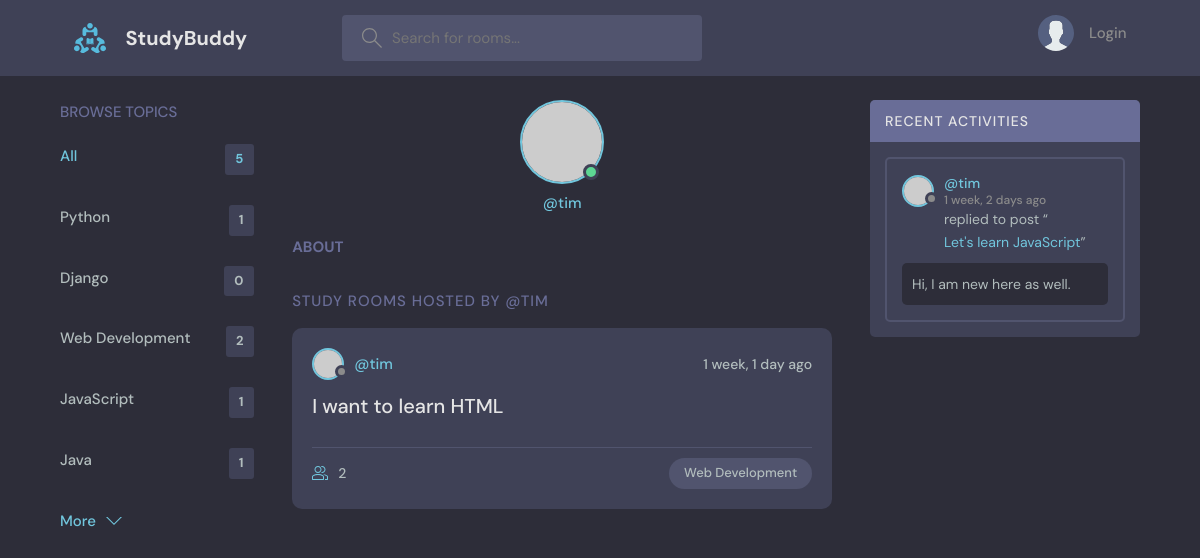
The app's page /profile/2/ with its own data.
### base/models.py (models this page shows, shortened)
class Topic(models.Model):
    name=models.CharField(max_length=200)

class Room(models.Model):
    host = models.ForeignKey(User, on_delete=models.SET_NULL, null=True, blank=True)
    topic=models.ForeignKey(Topic, on_delete=models.SET_NULL, null=True, blank=True)
    name=models.CharField(max_length=200)
    description=models.TextField(null=True,blank=True)
    participants=models.ManyToManyField(User, related_name='participants',blank=True)
    updated=models.DateTimeField(auto_now=True)
    created=models.DateTimeField(auto_now_add=True)
    class Meta:
        ordering=['-updated','-created']
    def __str__(self):
        return self.name

class Message (models.Model):
    user=models.ForeignKey(User, on_delete=models.CASCADE)
    room =models.ForeignKey(Room, on_delete=models.CASCADE)
    body=models.TextField()
    updated=models.DateTimeField(auto_now=True)
    created=models.DateTimeField(auto_now_add=True)
    class Meta:
        ordering=['-updated','-created']
    def __str__(self):
        return self.body[0:50]

### base/views.py (the view)
# urls.py: path('profile/<int:pk>/', views.userProfile, name='user-profile'),
def userProfile(request, pk):
    user = User.objects.get(id=pk)
    rooms = user.room_set.all()
    room_messages = user.message_set.all()
    topics = Topic.objects.all()
    context = {'user': user, 'rooms': rooms,
               'room_messages': room_messages, 'topics': topics}
    return render(request, 'base/profile.html', context)

### base/templates/base/profile.html (shortened to what this page needs)
{% extends 'main.html' %}
{% block content %}
<main class="profile-page layout layout--3">
  <div class="container">
    {% include 'base/topics_component.html' %}
    <div class="roomList">
      <div class="profile">
        <div class="profile__avatar">
          <div class="avatar avatar--large active">
            <img src="https://randomuser.me/api/portraits/women/11.jpg" />
          </div>
        </div>
        <div class="profile__info">
          <p>@{{user.username}}</p>
        </div>
        <div class="profile__about">
          <h3>About</h3>
        </div>
      </div>
      <div class="roomList__header">
        <div>
          <h2>Study Rooms Hosted by @{{user.username}}</a>
          </h2>
        </div>
      </div>
      {% include 'base/feed_component.html' %}
    </div>
    {% include 'base/activity_component.html' %}
  </div>
</main>
{% endblock content %}

### base/templates/base/topics_component.html
<div class="topics">
	<div class="topics__header">
		<h2>Browse Topics</h2>
	</div>
	<ul class="topics__list">
		<li>
			<a href="{% url 'home' %}" class="active">All <span>{{topics.count}}</span></a>
		</li>
		{% for topic in topics %}
		<li>
				<a href="{% url 'home' %}?q={{topic.name}}">{{topic.name}}<span>{{topic.room_set.all.count}}</span></a>
		</li>
		{% endfor %}
	</ul>
	<a class="btn btn--link" href="{% url 'topics' %}">
		More
		<svg version="1.1" xmlns="http://www.w3.org/2000/svg" width="32" height="32" viewBox="0 0 32 32">
			<title>chevron-down</title>
			<path d="M16 21l-13-13h-3l16 16 16-16h-3l-13 13z"></path>
		</svg>
	</a>
</div>

### base/templates/base/feed_component.html (shortened to what this page needs)
{% for room in rooms %}
<div class="roomListRoom">
	<div class="roomListRoom__header">
		<a href="{% url 'user-profile' room.host.id %}" class="roomListRoom__author">
			<div class="avatar avatar--small">
				<img src="https://randomuser.me/api/portraits/women/11.jpg" />
			</div>
			<span>@{{room.host.username}}</span>
		</a>
		<div class="roomListRoom__actions">
			<span>{{room.created|timesince}} ago</span>
		</div>
	</div>
	<div class="roomListRoom__content">
		<a href="{%url 'room' room.id %}">{{room.name}}</a>
	</div>
	<div class="roomListRoom__meta">
		<a href="{% url 'room' room.id %}" class="roomListRoom__joined">
		{{room.participants.all.count}}
		</a>
		<p class="roomListRoom__topic">{{room.topic.name}}</p>
	</div>
</div>
{% endfor %}

### base/templates/base/activity_component.html (shortened to what this page needs)
<div class="activities">
	<div class="activities__header">
		<h2>Recent Activities</h2>
	</div>
	{% for message in room_messages %}
	<div class="activities__box">
		<div class="activities__boxHeader roomListRoom__header">
			<a
				href="{% url 'user-profile' message.user.id %}"
				class="roomListRoom__author">
				<div class="avatar avatar--small">
					<img src="https://randomuser.me/api/portraits/women/11.jpg" />
				</div>
				<p>
					@{{message.user}}
					<span>{{message.created|timesince}} ago</span>
				</p>
			</a>
		</div>
		<div class="activities__boxContent">
			<p>
				replied to post “<a href="{% url 'room' message.room.id %}">{{message.room}}</a>”
			</p>
			<div class="activities__boxRoomContent">
				{{message.body}}
			</div>
		</div>
	</div>
	{% endfor %}
</div>

### records on screen
Topic: name "Python", room_set.all.count "1"
Topic: name "Django", room_set.all.count "0"
Topic: name "Web Development", room_set.all.count "2"
Topic: name "JavaScript", room_set.all.count "1"
Topic: name "Java", room_set.all.count "1"
Room: host.username "tim", created "1 week, 1 day", name "I want to learn HTML", participants.all.count "2", topic.name "Web Development"
Message: user "tim", created "1 week, 2 days", room "Let's learn JavaScript", body "Hi, I am new here as well."

### other values on screen
{{ topics.count }} "5"
{{ user.username }} "tim"
{{ user.username }} "TIM"
